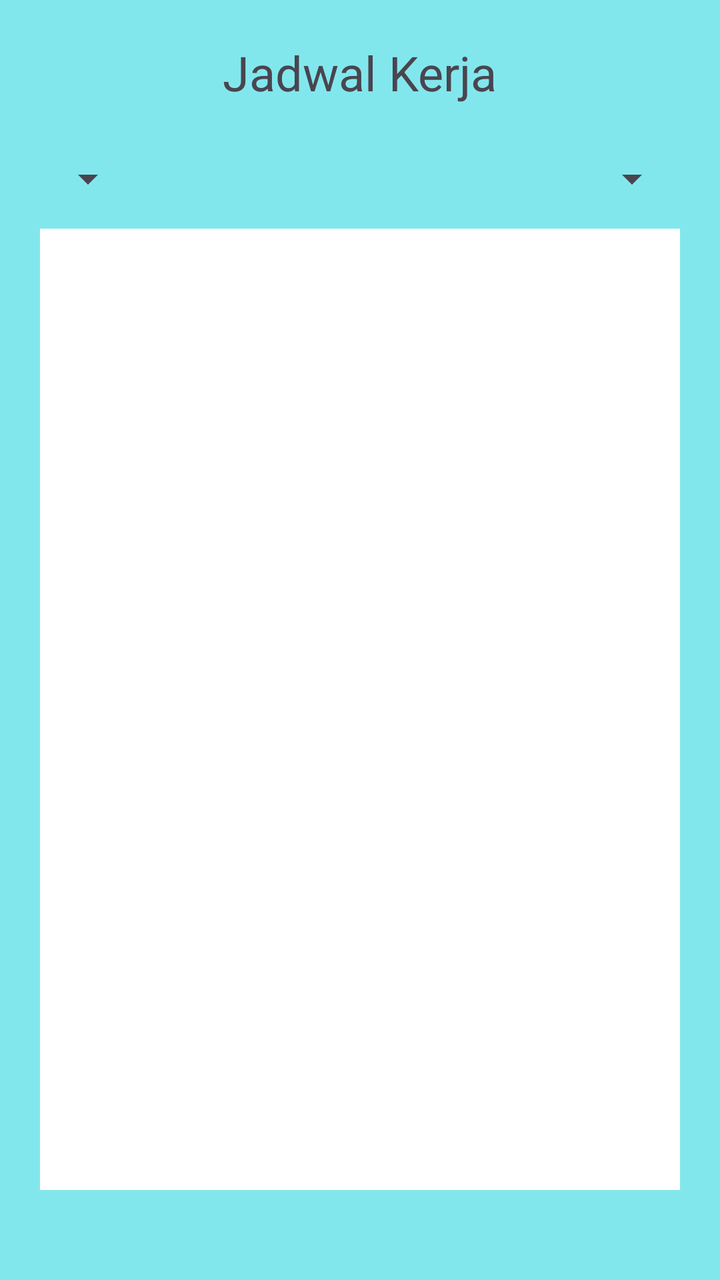
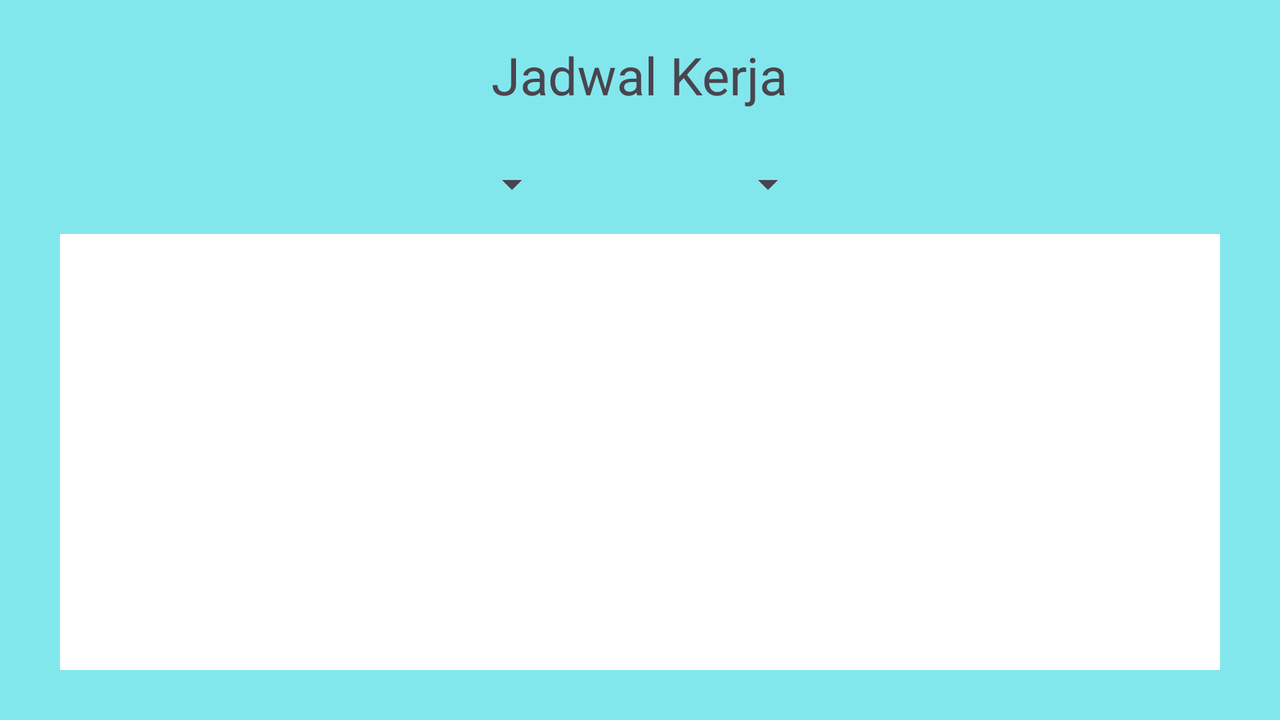

An Android layout and its configuration variant, each rendered on a device that would load it. The default file and the variant file are quoted in full after the pictures.
<!-- AndroidManifest.xml: application theme Theme.Absensi1 -->
<!-- res/layout/activity_jadwalpegawai.xml -->
<?xml version="1.0" encoding="utf-8"?>
<LinearLayout xmlns:android="http://schemas.android.com/apk/res/android"
    xmlns:app="http://schemas.android.com/apk/res-auto"
    xmlns:tools="http://schemas.android.com/tools"
    android:id="@+id/main"
    android:layout_width="match_parent"
    android:layout_height="match_parent"
    tools:context=".jadwalpegawai"
    android:orientation="vertical"
    android:background="@color/bgbiruijo">

    <TextView
        android:layout_width="wrap_content"
        android:layout_height="wrap_content"
        android:text="Jadwal Kerja"
        android:textSize="24dp"
        android:layout_marginTop="20dp"
        android:layout_gravity="center"/>

    <androidx.constraintlayout.widget.ConstraintLayout
        android:layout_width="match_parent"
        android:layout_height="wrap_content"
        android:layout_marginTop="25dp">

        <Spinner
            android:id="@+id/monthSpinner"
            android:layout_width="wrap_content"
            android:layout_height="wrap_content"
            app:layout_constraintStart_toStartOf="parent"
            app:layout_constraintTop_toTopOf="parent"
            android:layout_marginStart="20dp"/>

        <Spinner
            android:id="@+id/yearSpinner"
            android:layout_width="wrap_content"
            android:layout_height="wrap_content"
            app:layout_constraintEnd_toEndOf="parent"
            app:layout_constraintTop_toTopOf="parent"
            android:layout_marginEnd="20dp"/>

    </androidx.constraintlayout.widget.ConstraintLayout>




    
    <HorizontalScrollView
        android:background="@color/white"
        android:layout_marginStart="20dp"
        android:layout_marginEnd="20dp"
        android:layout_marginBottom="45dp"
        android:layout_marginTop="13dp"
        android:layout_width="match_parent"
        android:layout_height="0dp"
        android:layout_weight="1">

        <ScrollView
            android:layout_width="match_parent"
            android:layout_height="match_parent">

            <TableLayout
                android:id="@+id/tableLayout"
                android:layout_width="match_parent"
                android:layout_height="wrap_content"
                android:stretchColumns="*" />
        </ScrollView>
    </HorizontalScrollView>

</LinearLayout>
<!-- resources referenced by this layout -->
<resources>
  <color name="bgbiruijo">#82E7ED</color>
  <color name="white">#FFFFFFFF</color>
  <style name="Theme.Absensi1" parent="Base.Theme.Absensi1" />
  <style name="Base.Theme.Absensi1" parent="Theme.Material3.DayNight.NoActionBar">
          
          
      </style>
</resources>
<!-- res/layout-land/activity_jadwalpegawai.xml (the repository's variant of the layout above) -->
<!-- drawn on the phone turned sideways -->
<?xml version="1.0" encoding="utf-8"?>
<LinearLayout xmlns:android="http://schemas.android.com/apk/res/android"
    xmlns:app="http://schemas.android.com/apk/res-auto"
    xmlns:tools="http://schemas.android.com/tools"
    android:id="@+id/main"
    android:layout_width="match_parent"
    android:layout_height="match_parent"
    tools:context=".jadwalpegawai"
    android:orientation="vertical"
    android:background="@color/bgbiruijo">

    <TextView
        android:layout_width="wrap_content"
        android:layout_height="wrap_content"
        android:text="Jadwal Kerja"
        android:textSize="26dp"
        android:layout_marginTop="20dp"
        android:layout_gravity="center"/>

    <LinearLayout
        android:layout_width="wrap_content"
        android:layout_height="wrap_content"
        android:layout_marginTop="25dp"
        android:layout_marginStart="10dp"
        android:layout_marginEnd="10dp"
        android:orientation="horizontal"
        android:layout_gravity="center">

        <Spinner
            android:id="@+id/monthSpinner"
            android:layout_width="wrap_content"
            android:layout_height="wrap_content"
            android:layout_marginEnd="40dp"/>

        <Spinner
            android:id="@+id/yearSpinner"
            android:layout_width="wrap_content"
            android:layout_height="wrap_content"
            android:layout_marginStart="40dp"/>

    </LinearLayout>




    
    <HorizontalScrollView
        android:background="@color/white"
        android:layout_marginStart="30dp"
        android:layout_marginEnd="30dp"
        android:layout_marginBottom="25dp"
        android:layout_marginTop="13dp"
        android:layout_width="match_parent"
        android:layout_height="0dp"
        android:layout_weight="1">

        <ScrollView
            android:layout_width="match_parent"
            android:layout_height="match_parent">

            <TableLayout
                android:id="@+id/tableLayout"
                android:layout_width="match_parent"
                android:layout_height="wrap_content"
                android:stretchColumns="*" />
        </ScrollView>
    </HorizontalScrollView>

</LinearLayout>
